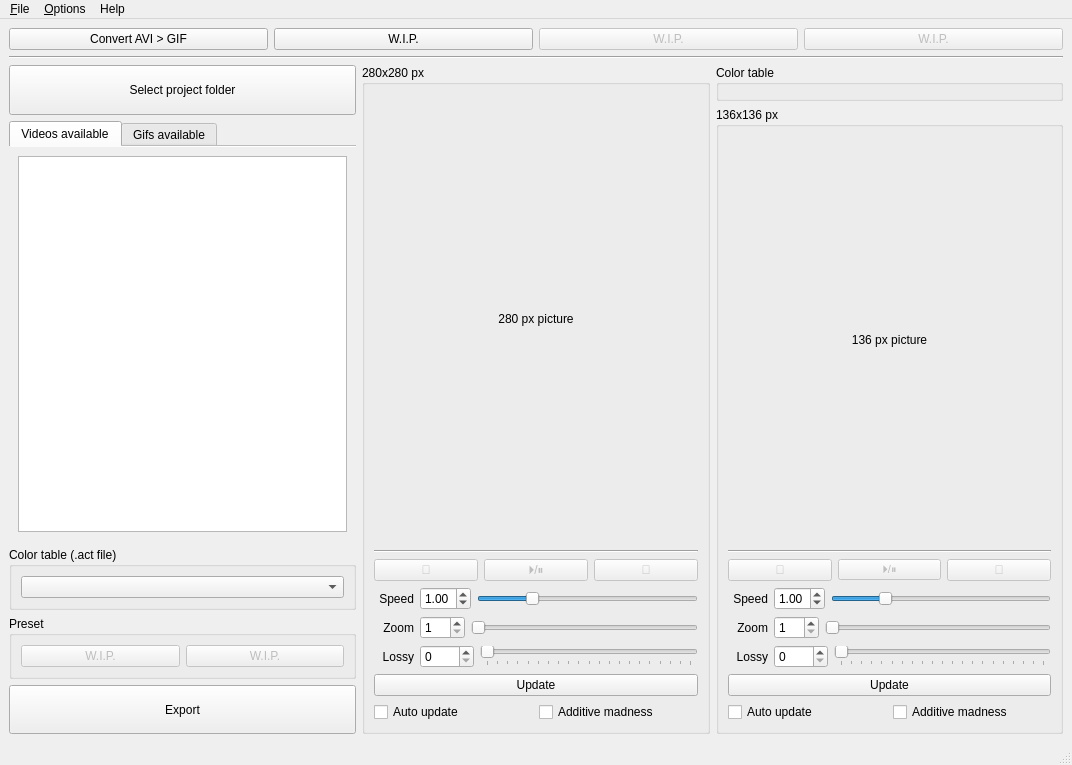
<?xml version="1.0" encoding="UTF-8"?>
<ui version="4.0">
 <class>MainWindow</class>
 <widget class="QMainWindow" name="MainWindow">
  <property name="geometry">
   <rect>
    <x>0</x>
    <y>0</y>
    <width>1072</width>
    <height>765</height>
   </rect>
  </property>
  <property name="windowTitle">
   <string>MainWindow</string>
  </property>
  <widget class="QWidget" name="centralwidget">
   <layout class="QVBoxLayout" name="verticalLayout_2">
    <item>
     <layout class="QHBoxLayout" name="layout_topshelf">
      <item>
       <widget class="QPushButton" name="btn_top1">
        <property name="enabled">
         <bool>true</bool>
        </property>
        <property name="text">
         <string>Convert AVI &gt; GIF</string>
        </property>
       </widget>
      </item>
      <item>
       <widget class="QPushButton" name="btn_top2">
        <property name="text">
         <string>W.I.P.</string>
        </property>
       </widget>
      </item>
      <item>
       <widget class="QPushButton" name="btn_top3">
        <property name="enabled">
         <bool>false</bool>
        </property>
        <property name="text">
         <string>W.I.P.</string>
        </property>
       </widget>
      </item>
      <item>
       <widget class="QPushButton" name="btn_top4">
        <property name="enabled">
         <bool>false</bool>
        </property>
        <property name="text">
         <string>W.I.P.</string>
        </property>
       </widget>
      </item>
     </layout>
    </item>
    <item>
     <widget class="Line" name="separator_topshelf">
      <property name="orientation">
       <enum>Qt::Horizontal</enum>
      </property>
     </widget>
    </item>
    <item>
     <layout class="QHBoxLayout" name="layout3in1">
      <item>
       <layout class="QVBoxLayout" name="layout_fileops">
        <item>
         <widget class="QPushButton" name="btn_input_folder">
          <property name="minimumSize">
           <size>
            <width>0</width>
            <height>50</height>
           </size>
          </property>
          <property name="text">
           <string>Select project folder</string>
          </property>
         </widget>
        </item>
        <item>
         <widget class="QTabWidget" name="tabWidget">
          <property name="currentIndex">
           <number>0</number>
          </property>
          <property name="documentMode">
           <bool>true</bool>
          </property>
          <property name="movable">
           <bool>true</bool>
          </property>
          <widget class="QWidget" name="tab_videos">
           <attribute name="title">
            <string>Videos available</string>
           </attribute>
           <layout class="QVBoxLayout" name="verticalLayout_4">
            <item>
             <widget class="QListWidget" name="list_videoslist">
              <property name="selectionMode">
               <enum>QAbstractItemView::ExtendedSelection</enum>
              </property>
             </widget>
            </item>
           </layout>
          </widget>
          <widget class="QWidget" name="tab_gifs">
           <attribute name="title">
            <string>Gifs available</string>
           </attribute>
           <layout class="QVBoxLayout" name="verticalLayout_5">
            <item>
             <widget class="QListWidget" name="list_gifslist">
              <property name="selectionMode">
               <enum>QAbstractItemView::ExtendedSelection</enum>
              </property>
             </widget>
            </item>
           </layout>
          </widget>
         </widget>
        </item>
        <item>
         <widget class="QGroupBox" name="groupb_colortable">
          <property name="sizePolicy">
           <sizepolicy hsizetype="Minimum" vsizetype="Preferred">
            <horstretch>0</horstretch>
            <verstretch>0</verstretch>
           </sizepolicy>
          </property>
          <property name="title">
           <string>Color table (.act file)</string>
          </property>
          <layout class="QVBoxLayout" name="verticalLayout_6">
           <item>
            <widget class="QComboBox" name="dropdown_colortable">
             <property name="sizePolicy">
              <sizepolicy hsizetype="Minimum" vsizetype="Fixed">
               <horstretch>0</horstretch>
               <verstretch>0</verstretch>
              </sizepolicy>
             </property>
            </widget>
           </item>
          </layout>
         </widget>
        </item>
        <item>
         <widget class="QGroupBox" name="groupb_preset">
          <property name="title">
           <string>Preset</string>
          </property>
          <layout class="QHBoxLayout" name="horizontalLayout_8">
           <item>
            <widget class="QPushButton" name="btn_savepreset">
             <property name="enabled">
              <bool>false</bool>
             </property>
             <property name="text">
              <string>W.I.P.</string>
             </property>
            </widget>
           </item>
           <item>
            <widget class="QPushButton" name="btn_loadpreset">
             <property name="enabled">
              <bool>false</bool>
             </property>
             <property name="text">
              <string>W.I.P.</string>
             </property>
            </widget>
           </item>
          </layout>
         </widget>
        </item>
        <item>
         <widget class="QPushButton" name="btn_export">
          <property name="minimumSize">
           <size>
            <width>0</width>
            <height>49</height>
           </size>
          </property>
          <property name="text">
           <string>Export</string>
          </property>
         </widget>
        </item>
       </layout>
      </item>
      <item>
       <layout class="QVBoxLayout" name="layout_280">
        <item>
         <widget class="QGroupBox" name="layout_gif280">
          <property name="sizePolicy">
           <sizepolicy hsizetype="Preferred" vsizetype="Expanding">
            <horstretch>0</horstretch>
            <verstretch>0</verstretch>
           </sizepolicy>
          </property>
          <property name="title">
           <string>280x280 px</string>
          </property>
          <layout class="QVBoxLayout" name="verticalLayout">
           <property name="spacing">
            <number>6</number>
           </property>
           <property name="bottomMargin">
            <number>9</number>
           </property>
           <item>
            <spacer name="verticalSpacer_2">
             <property name="orientation">
              <enum>Qt::Vertical</enum>
             </property>
             <property name="sizeHint" stdset="0">
              <size>
               <width>20</width>
               <height>40</height>
              </size>
             </property>
            </spacer>
           </item>
           <item>
            <layout class="QGridLayout" name="gridLayout">
             <item row="0" column="0">
              <widget class="QLabel" name="gifplayer280">
               <property name="sizePolicy">
                <sizepolicy hsizetype="Preferred" vsizetype="MinimumExpanding">
                 <horstretch>0</horstretch>
                 <verstretch>0</verstretch>
                </sizepolicy>
               </property>
               <property name="minimumSize">
                <size>
                 <width>280</width>
                 <height>280</height>
                </size>
               </property>
               <property name="text">
                <string>280 px picture</string>
               </property>
               <property name="alignment">
                <set>Qt::AlignCenter</set>
               </property>
              </widget>
             </item>
            </layout>
           </item>
           <item>
            <spacer name="verticalSpacer">
             <property name="orientation">
              <enum>Qt::Vertical</enum>
             </property>
             <property name="sizeHint" stdset="0">
              <size>
               <width>20</width>
               <height>40</height>
              </size>
             </property>
            </spacer>
           </item>
           <item>
            <widget class="Line" name="line">
             <property name="orientation">
              <enum>Qt::Horizontal</enum>
             </property>
            </widget>
           </item>
           <item>
            <layout class="QHBoxLayout" name="layout_playback280">
             <item>
              <widget class="QPushButton" name="btn_fb280">
               <property name="enabled">
                <bool>false</bool>
               </property>
               <property name="minimumSize">
                <size>
                 <width>30</width>
                 <height>0</height>
                </size>
               </property>
               <property name="font">
                <font>
                 <family>Segoe UI Symbol</family>
                </font>
               </property>
               <property name="text">
                <string></string>
               </property>
              </widget>
             </item>
             <item>
              <widget class="QPushButton" name="btn_playpause280">
               <property name="enabled">
                <bool>false</bool>
               </property>
               <property name="minimumSize">
                <size>
                 <width>30</width>
                 <height>0</height>
                </size>
               </property>
               <property name="font">
                <font>
                 <family>Segoe UI Symbol</family>
                </font>
               </property>
               <property name="text">
                <string>⏵/⏸</string>
               </property>
               <property name="checkable">
                <bool>true</bool>
               </property>
              </widget>
             </item>
             <item>
              <widget class="QPushButton" name="btn_ff280">
               <property name="enabled">
                <bool>false</bool>
               </property>
               <property name="minimumSize">
                <size>
                 <width>30</width>
                 <height>0</height>
                </size>
               </property>
               <property name="font">
                <font>
                 <family>Segoe UI Symbol</family>
                </font>
               </property>
               <property name="text">
                <string></string>
               </property>
              </widget>
             </item>
            </layout>
           </item>
           <item>
            <layout class="QHBoxLayout" name="layout_speed280">
             <property name="topMargin">
              <number>0</number>
             </property>
             <item>
              <widget class="QLabel" name="lbl_speed280">
               <property name="minimumSize">
                <size>
                 <width>40</width>
                 <height>0</height>
                </size>
               </property>
               <property name="layoutDirection">
                <enum>Qt::LeftToRight</enum>
               </property>
               <property name="autoFillBackground">
                <bool>false</bool>
               </property>
               <property name="text">
                <string>Speed</string>
               </property>
               <property name="alignment">
                <set>Qt::AlignRight|Qt::AlignTrailing|Qt::AlignVCenter</set>
               </property>
              </widget>
             </item>
             <item>
              <widget class="QDoubleSpinBox" name="spin_speed280">
               <property name="wrapping">
                <bool>false</bool>
               </property>
               <property name="frame">
                <bool>true</bool>
               </property>
               <property name="buttonSymbols">
                <enum>QAbstractSpinBox::UpDownArrows</enum>
               </property>
               <property name="minimum">
                <double>0.100000000000000</double>
               </property>
               <property name="maximum">
                <double>4.000000000000000</double>
               </property>
               <property name="singleStep">
                <double>0.010000000000000</double>
               </property>
               <property name="value">
                <double>1.000000000000000</double>
               </property>
              </widget>
             </item>
             <item>
              <widget class="QSlider" name="slider_speed280">
               <property name="minimum">
                <number>10</number>
               </property>
               <property name="maximum">
                <number>400</number>
               </property>
               <property name="singleStep">
                <number>1</number>
               </property>
               <property name="value">
                <number>100</number>
               </property>
               <property name="orientation">
                <enum>Qt::Horizontal</enum>
               </property>
               <property name="invertedAppearance">
                <bool>false</bool>
               </property>
               <property name="tickPosition">
                <enum>QSlider::NoTicks</enum>
               </property>
              </widget>
             </item>
            </layout>
           </item>
           <item>
            <layout class="QHBoxLayout" name="layout_scale280">
             <item>
              <widget class="QLabel" name="lbl_scale280">
               <property name="minimumSize">
                <size>
                 <width>40</width>
                 <height>0</height>
                </size>
               </property>
               <property name="layoutDirection">
                <enum>Qt::LeftToRight</enum>
               </property>
               <property name="autoFillBackground">
                <bool>false</bool>
               </property>
               <property name="text">
                <string>Zoom</string>
               </property>
               <property name="alignment">
                <set>Qt::AlignRight|Qt::AlignTrailing|Qt::AlignVCenter</set>
               </property>
              </widget>
             </item>
             <item>
              <widget class="QSpinBox" name="spin_scale280">
               <property name="minimumSize">
                <size>
                 <width>45</width>
                 <height>0</height>
                </size>
               </property>
               <property name="minimum">
                <number>1</number>
               </property>
               <property name="maximum">
                <number>7</number>
               </property>
              </widget>
             </item>
             <item>
              <widget class="QSlider" name="slider_scale280">
               <property name="minimum">
                <number>1</number>
               </property>
               <property name="maximum">
                <number>7</number>
               </property>
               <property name="orientation">
                <enum>Qt::Horizontal</enum>
               </property>
              </widget>
             </item>
            </layout>
           </item>
           <item>
            <layout class="QHBoxLayout" name="layout_quality280">
             <item alignment="Qt::AlignRight">
              <widget class="QLabel" name="lbl_quality280">
               <property name="minimumSize">
                <size>
                 <width>40</width>
                 <height>0</height>
                </size>
               </property>
               <property name="frameShape">
                <enum>QFrame::NoFrame</enum>
               </property>
               <property name="frameShadow">
                <enum>QFrame::Plain</enum>
               </property>
               <property name="text">
                <string>Lossy</string>
               </property>
               <property name="alignment">
                <set>Qt::AlignRight|Qt::AlignTrailing|Qt::AlignVCenter</set>
               </property>
              </widget>
             </item>
             <item>
              <widget class="QSpinBox" name="spin_quality280">
               <property name="maximum">
                <number>1024</number>
               </property>
              </widget>
             </item>
             <item>
              <widget class="QSlider" name="slider_quality280">
               <property name="maximum">
                <number>400</number>
               </property>
               <property name="pageStep">
                <number>20</number>
               </property>
               <property name="orientation">
                <enum>Qt::Horizontal</enum>
               </property>
               <property name="tickPosition">
                <enum>QSlider::TicksBelow</enum>
               </property>
               <property name="tickInterval">
                <number>20</number>
               </property>
              </widget>
             </item>
            </layout>
           </item>
           <item>
            <layout class="QVBoxLayout" name="layout_preview280">
             <item>
              <widget class="QPushButton" name="btn_update280">
               <property name="sizePolicy">
                <sizepolicy hsizetype="MinimumExpanding" vsizetype="Fixed">
                 <horstretch>0</horstretch>
                 <verstretch>0</verstretch>
                </sizepolicy>
               </property>
               <property name="text">
                <string>Update</string>
               </property>
              </widget>
             </item>
             <item>
              <layout class="QHBoxLayout" name="horizontalLayout_3">
               <item>
                <widget class="QCheckBox" name="check_livepreview280">
                 <property name="sizePolicy">
                  <sizepolicy hsizetype="Minimum" vsizetype="Minimum">
                   <horstretch>0</horstretch>
                   <verstretch>0</verstretch>
                  </sizepolicy>
                 </property>
                 <property name="text">
                  <string>Auto update</string>
                 </property>
                </widget>
               </item>
               <item>
                <widget class="QCheckBox" name="check_endless_lossy280">
                 <property name="text">
                  <string>Additive madness</string>
                 </property>
                </widget>
               </item>
              </layout>
             </item>
            </layout>
           </item>
          </layout>
         </widget>
        </item>
       </layout>
      </item>
      <item>
       <layout class="QVBoxLayout" name="layout_136">
        <item>
         <widget class="QGroupBox" name="layout_colortable">
          <property name="title">
           <string>Color table</string>
          </property>
          <layout class="QHBoxLayout" name="horizontalLayout">
           <property name="topMargin">
            <number>4</number>
           </property>
          </layout>
         </widget>
        </item>
        <item>
         <widget class="QGroupBox" name="layout_gif136">
          <property name="sizePolicy">
           <sizepolicy hsizetype="Preferred" vsizetype="Expanding">
            <horstretch>0</horstretch>
            <verstretch>0</verstretch>
           </sizepolicy>
          </property>
          <property name="title">
           <string>136x136 px</string>
          </property>
          <layout class="QVBoxLayout" name="verticalLayout_3">
           <item>
            <spacer name="verticalSpacer_3">
             <property name="orientation">
              <enum>Qt::Vertical</enum>
             </property>
             <property name="sizeHint" stdset="0">
              <size>
               <width>20</width>
               <height>40</height>
              </size>
             </property>
            </spacer>
           </item>
           <item>
            <layout class="QGridLayout" name="gridLayout_3">
             <item row="0" column="0">
              <widget class="QLabel" name="gifplayer136">
               <property name="sizePolicy">
                <sizepolicy hsizetype="Preferred" vsizetype="Preferred">
                 <horstretch>0</horstretch>
                 <verstretch>0</verstretch>
                </sizepolicy>
               </property>
               <property name="minimumSize">
                <size>
                 <width>136</width>
                 <height>136</height>
                </size>
               </property>
               <property name="text">
                <string>136 px picture</string>
               </property>
               <property name="alignment">
                <set>Qt::AlignCenter</set>
               </property>
              </widget>
             </item>
            </layout>
           </item>
           <item>
            <spacer name="verticalSpacer_4">
             <property name="orientation">
              <enum>Qt::Vertical</enum>
             </property>
             <property name="sizeHint" stdset="0">
              <size>
               <width>20</width>
               <height>40</height>
              </size>
             </property>
            </spacer>
           </item>
           <item>
            <widget class="Line" name="line_2">
             <property name="orientation">
              <enum>Qt::Horizontal</enum>
             </property>
            </widget>
           </item>
           <item>
            <layout class="QHBoxLayout" name="layout_playback136">
             <item>
              <widget class="QPushButton" name="btn_fb136">
               <property name="enabled">
                <bool>false</bool>
               </property>
               <property name="minimumSize">
                <size>
                 <width>30</width>
                 <height>0</height>
                </size>
               </property>
               <property name="font">
                <font>
                 <family>Segoe UI Symbol</family>
                </font>
               </property>
               <property name="text">
                <string></string>
               </property>
              </widget>
             </item>
             <item>
              <widget class="QPushButton" name="btn_playpause136">
               <property name="enabled">
                <bool>false</bool>
               </property>
               <property name="minimumSize">
                <size>
                 <width>30</width>
                 <height>0</height>
                </size>
               </property>
               <property name="font">
                <font>
                 <family>Segoe UI Symbol</family>
                 <pointsize>8</pointsize>
                 <italic>false</italic>
                 <underline>false</underline>
                 <kerning>true</kerning>
                </font>
               </property>
               <property name="text">
                <string>⏵/⏸</string>
               </property>
               <property name="checkable">
                <bool>true</bool>
               </property>
               <property name="flat">
                <bool>false</bool>
               </property>
              </widget>
             </item>
             <item>
              <widget class="QPushButton" name="btn_ff136">
               <property name="enabled">
                <bool>false</bool>
               </property>
               <property name="minimumSize">
                <size>
                 <width>30</width>
                 <height>0</height>
                </size>
               </property>
               <property name="font">
                <font>
                 <family>Segoe UI Symbol</family>
                </font>
               </property>
               <property name="text">
                <string></string>
               </property>
              </widget>
             </item>
            </layout>
           </item>
           <item>
            <layout class="QHBoxLayout" name="layout_speed136">
             <property name="topMargin">
              <number>0</number>
             </property>
             <item>
              <widget class="QLabel" name="lbl_speed136">
               <property name="minimumSize">
                <size>
                 <width>40</width>
                 <height>0</height>
                </size>
               </property>
               <property name="text">
                <string>Speed</string>
               </property>
               <property name="alignment">
                <set>Qt::AlignRight|Qt::AlignTrailing|Qt::AlignVCenter</set>
               </property>
              </widget>
             </item>
             <item>
              <widget class="QDoubleSpinBox" name="spin_speed136">
               <property name="minimum">
                <double>0.100000000000000</double>
               </property>
               <property name="maximum">
                <double>4.000000000000000</double>
               </property>
               <property name="singleStep">
                <double>0.010000000000000</double>
               </property>
               <property name="value">
                <double>1.000000000000000</double>
               </property>
              </widget>
             </item>
             <item>
              <widget class="QSlider" name="slider_speed136">
               <property name="enabled">
                <bool>true</bool>
               </property>
               <property name="minimum">
                <number>10</number>
               </property>
               <property name="maximum">
                <number>400</number>
               </property>
               <property name="value">
                <number>100</number>
               </property>
               <property name="orientation">
                <enum>Qt::Horizontal</enum>
               </property>
              </widget>
             </item>
            </layout>
           </item>
           <item>
            <layout class="QHBoxLayout" name="layout_scale136">
             <item>
              <widget class="QLabel" name="lbl_scale136">
               <property name="minimumSize">
                <size>
                 <width>40</width>
                 <height>0</height>
                </size>
               </property>
               <property name="text">
                <string>Zoom</string>
               </property>
               <property name="alignment">
                <set>Qt::AlignRight|Qt::AlignTrailing|Qt::AlignVCenter</set>
               </property>
              </widget>
             </item>
             <item>
              <widget class="QSpinBox" name="spin_scale136">
               <property name="minimumSize">
                <size>
                 <width>45</width>
                 <height>0</height>
                </size>
               </property>
               <property name="minimum">
                <number>1</number>
               </property>
               <property name="maximum">
                <number>7</number>
               </property>
              </widget>
             </item>
             <item>
              <widget class="QSlider" name="slider_scale136">
               <property name="minimum">
                <number>1</number>
               </property>
               <property name="maximum">
                <number>7</number>
               </property>
               <property name="value">
                <number>1</number>
               </property>
               <property name="orientation">
                <enum>Qt::Horizontal</enum>
               </property>
              </widget>
             </item>
            </layout>
           </item>
           <item>
            <layout class="QHBoxLayout" name="layout_quality136">
             <item alignment="Qt::AlignRight">
              <widget class="QLabel" name="lbl_quality136">
               <property name="minimumSize">
                <size>
                 <width>40</width>
                 <height>0</height>
                </size>
               </property>
               <property name="text">
                <string>Lossy</string>
               </property>
               <property name="alignment">
                <set>Qt::AlignRight|Qt::AlignTrailing|Qt::AlignVCenter</set>
               </property>
              </widget>
             </item>
             <item>
              <widget class="QSpinBox" name="spin_quality136">
               <property name="maximum">
                <number>1024</number>
               </property>
              </widget>
             </item>
             <item>
              <widget class="QSlider" name="slider_quality136">
               <property name="maximum">
                <number>400</number>
               </property>
               <property name="pageStep">
                <number>20</number>
               </property>
               <property name="orientation">
                <enum>Qt::Horizontal</enum>
               </property>
               <property name="tickPosition">
                <enum>QSlider::TicksBelow</enum>
               </property>
               <property name="tickInterval">
                <number>20</number>
               </property>
              </widget>
             </item>
            </layout>
           </item>
           <item>
            <layout class="QVBoxLayout" name="layout_preview136">
             <item>
              <widget class="QPushButton" name="btn_update136">
               <property name="sizePolicy">
                <sizepolicy hsizetype="MinimumExpanding" vsizetype="Fixed">
                 <horstretch>0</horstretch>
                 <verstretch>0</verstretch>
                </sizepolicy>
               </property>
               <property name="text">
                <string>Update</string>
               </property>
              </widget>
             </item>
             <item>
              <layout class="QHBoxLayout" name="horizontalLayout_2">
               <item>
                <widget class="QCheckBox" name="check_livepreview136">
                 <property name="sizePolicy">
                  <sizepolicy hsizetype="Minimum" vsizetype="Minimum">
                   <horstretch>0</horstretch>
                   <verstretch>0</verstretch>
                  </sizepolicy>
                 </property>
                 <property name="text">
                  <string>Auto update</string>
                 </property>
                </widget>
               </item>
               <item>
                <widget class="QCheckBox" name="check_endless_lossy136">
                 <property name="text">
                  <string>Additive madness</string>
                 </property>
                </widget>
               </item>
              </layout>
             </item>
            </layout>
           </item>
          </layout>
         </widget>
        </item>
       </layout>
      </item>
     </layout>
    </item>
   </layout>
  </widget>
  <widget class="QMenuBar" name="menubar">
   <property name="geometry">
    <rect>
     <x>0</x>
     <y>0</y>
     <width>1072</width>
     <height>21</height>
    </rect>
   </property>
   <widget class="QMenu" name="menuFile">
    <property name="title">
     <string>&amp;File</string>
    </property>
    <addaction name="actionOpen"/>
    <addaction name="actionSave"/>
    <addaction name="separator"/>
    <addaction name="actionExit"/>
   </widget>
   <widget class="QMenu" name="menuHelp">
    <property name="title">
     <string>Help</string>
    </property>
    <addaction name="actionAbout"/>
   </widget>
   <widget class="QMenu" name="menuOptions">
    <property name="title">
     <string>&amp;Options</string>
    </property>
    <addaction name="actionConfig"/>
    <addaction name="actionDelete_temp_files"/>
   </widget>
   <addaction name="menuFile"/>
   <addaction name="menuOptions"/>
   <addaction name="menuHelp"/>
  </widget>
  <widget class="QStatusBar" name="statusbar">
   <property name="enabled">
    <bool>true</bool>
   </property>
   <property name="sizePolicy">
    <sizepolicy hsizetype="Preferred" vsizetype="Maximum">
     <horstretch>0</horstretch>
     <verstretch>0</verstretch>
    </sizepolicy>
   </property>
  </widget>
  <action name="actionOpen">
   <property name="text">
    <string>&amp;Open</string>
   </property>
  </action>
  <action name="actionSave">
   <property name="text">
    <string>&amp;Save</string>
   </property>
  </action>
  <action name="actionExit">
   <property name="text">
    <string>E&amp;xit</string>
   </property>
  </action>
  <action name="actionAbout">
   <property name="text">
    <string>About</string>
   </property>
  </action>
  <action name="actionConfig">
   <property name="text">
    <string>C&amp;onfig</string>
   </property>
  </action>
  <action name="actionDelete_temp_files">
   <property name="text">
    <string>&amp;Clean temp files</string>
   </property>
  </action>
 </widget>
 <resources/>
 <connections>
  <connection>
   <sender>spin_scale280</sender>
   <signal>valueChanged(int)</signal>
   <receiver>slider_scale280</receiver>
   <slot>setValue(int)</slot>
   <hints>
    <hint type="sourcelabel">
     <x>433</x>
     <y>611</y>
    </hint>
    <hint type="destinationlabel">
     <x>494</x>
     <y>610</y>
    </hint>
   </hints>
  </connection>
  <connection>
   <sender>spin_quality280</sender>
   <signal>valueChanged(int)</signal>
   <receiver>slider_quality280</receiver>
   <slot>setValue(int)</slot>
   <hints>
    <hint type="sourcelabel">
     <x>433</x>
     <y>643</y>
    </hint>
    <hint type="destinationlabel">
     <x>494</x>
     <y>640</y>
    </hint>
   </hints>
  </connection>
  <connection>
   <sender>slider_scale280</sender>
   <signal>valueChanged(int)</signal>
   <receiver>spin_scale280</receiver>
   <slot>setValue(int)</slot>
   <hints>
    <hint type="sourcelabel">
     <x>494</x>
     <y>610</y>
    </hint>
    <hint type="destinationlabel">
     <x>433</x>
     <y>611</y>
    </hint>
   </hints>
  </connection>
  <connection>
   <sender>spin_quality136</sender>
   <signal>valueChanged(int)</signal>
   <receiver>slider_quality136</receiver>
   <slot>setValue(int)</slot>
   <hints>
    <hint type="sourcelabel">
     <x>795</x>
     <y>643</y>
    </hint>
    <hint type="destinationlabel">
     <x>847</x>
     <y>640</y>
    </hint>
   </hints>
  </connection>
  <connection>
   <sender>spin_scale136</sender>
   <signal>valueChanged(int)</signal>
   <receiver>slider_scale136</receiver>
   <slot>setValue(int)</slot>
   <hints>
    <hint type="sourcelabel">
     <x>795</x>
     <y>611</y>
    </hint>
    <hint type="destinationlabel">
     <x>845</x>
     <y>610</y>
    </hint>
   </hints>
  </connection>
  <connection>
   <sender>slider_scale136</sender>
   <signal>valueChanged(int)</signal>
   <receiver>spin_scale136</receiver>
   <slot>setValue(int)</slot>
   <hints>
    <hint type="sourcelabel">
     <x>845</x>
     <y>610</y>
    </hint>
    <hint type="destinationlabel">
     <x>795</x>
     <y>611</y>
    </hint>
   </hints>
  </connection>
  <connection>
   <sender>slider_quality136</sender>
   <signal>valueChanged(int)</signal>
   <receiver>spin_quality136</receiver>
   <slot>setValue(int)</slot>
   <hints>
    <hint type="sourcelabel">
     <x>847</x>
     <y>640</y>
    </hint>
    <hint type="destinationlabel">
     <x>795</x>
     <y>643</y>
    </hint>
   </hints>
  </connection>
  <connection>
   <sender>slider_quality280</sender>
   <signal>valueChanged(int)</signal>
   <receiver>spin_quality280</receiver>
   <slot>setValue(int)</slot>
   <hints>
    <hint type="sourcelabel">
     <x>584</x>
     <y>653</y>
    </hint>
    <hint type="destinationlabel">
     <x>443</x>
     <y>652</y>
    </hint>
   </hints>
  </connection>
 </connections>
</ui>
